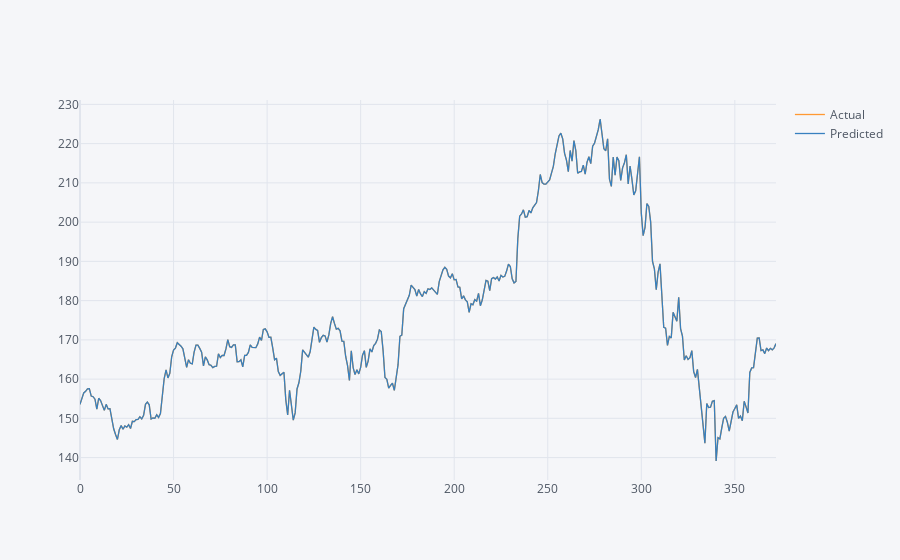

Notebook code cell kept with this figure:
### Code cell
import numpy as np
import pandas as pd

# plotly packages
import plotly
import cufflinks as cf
from plotly.offline import download_plotlyjs, init_notebook_mode, plot, iplot

init_notebook_mode(connected=True)
cf.go_offline()
df_pred[["Actual", "Predicted"]].iplot()

### Figure 1 — Plotly figure (JSON) as saved in the notebook; plotly's stock layout.template omitted (floating-point values rounded to 4 significant figures; data arrays with more than 128 entries replaced by an {"elided": "..."} marker saying what was removed)
{"data": [{"line": {"color": "rgba(255, 153, 51, 1.0)", "dash": "solid", "shape": "linear", "width": 1.3}, "mode": "lines", "name": "Actual", "text": "", "type": "scatter", "x": {"elided": "373 int values"}, "y": {"elided": "373 float values"}}, {"line": {"color": "rgba(55, 128, 191, 1.0)", "dash": "solid", "shape": "linear", "width": 1.3}, "mode": "lines", "name": "Predicted", "text": "", "type": "scatter", "x": {"elided": "373 int values"}, "y": {"elided": "373 float values"}}], "layout": {"legend": {"bgcolor": "#F5F6F9", "font": {"color": "#4D5663"}}, "paper_bgcolor": "#F5F6F9", "plot_bgcolor": "#F5F6F9", "title": {"font": {"color": "#4D5663"}}, "xaxis": {"gridcolor": "#E1E5ED", "showgrid": true, "tickfont": {"color": "#4D5663"}, "title": {"font": {"color": "#4D5663"}, "text": ""}, "zerolinecolor": "#E1E5ED"}, "yaxis": {"gridcolor": "#E1E5ED", "showgrid": true, "tickfont": {"color": "#4D5663"}, "title": {"font": {"color": "#4D5663"}, "text": ""}, "zerolinecolor": "#E1E5ED"}}}
